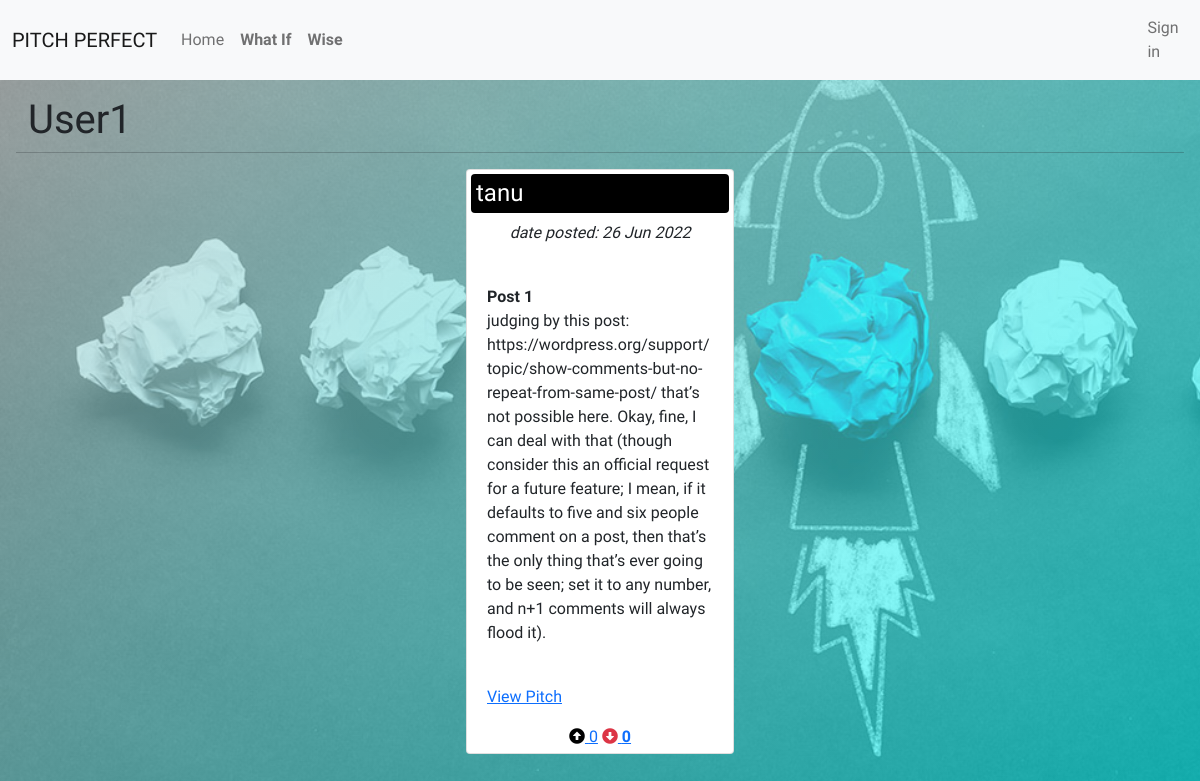
Page /category/1 on the committed database.
### app/models.py (models this page shows, shortened)
class Category(db.Model):
    __tablename__ = 'categories'
    id = db.Column(db.Integer,primary_key = True)
    name = db.Column(db.String(255), unique=True)
    pitch = db.relationship('Pitch',backref = 'category',lazy = "dynamic")

class Pitch(db.Model):
    __tablename__ = 'pitches'
    id = db.Column(db.Integer,primary_key = True)
    title = db.Column(db.String(255))
    content = db.Column(db.String(255))
    posted = db.Column(db.DateTime, index = True, default=datetime.utcnow)
    user_id = db.Column(db.Integer,db.ForeignKey("users.id"))
    category_id = db.Column(db.Integer, db.ForeignKey('categories.id')) #tels alchemy foreign key and is the primary key of roles
    up_vote = db.relationship('UpVote',backref = 'post',lazy = "dynamic")
    comment = db.relationship('Comments',backref = 'post',lazy = "dynamic")
    down_vote = db.relationship('DownVote',backref = 'post',lazy = "dynamic")

class User(UserMixin, db.Model): #arg helps connect  to db
    __tablename__ = 'users' #table name
    id = db.Column(db.Integer, primary_key = True)
    username = db.Column(db.String(255), index = True)
    email = db.Column(db.String(255), unique = True, index = True)
    bio = db.Column(db.String(255))
    profile_pic_path = db.Column(db.String(255))
    pass_secure = db.Column(db.String(255))
    pitch = db.relationship('Pitch',backref = 'user',lazy = "dynamic")
    @property #create write only class property password
    def password(self):
        raise AttributeError('You cannot read the password attribute') #we raise an attribute error to block access to the password property
    @password.setter
    def password(self, password):  #save hash to pass_secure column in database
        self.pass_secure = generate_password_hash(password)

### app/main/views.py (the view)
@main.route('/category/<int:category_id>', methods=['GET', 'POST'])
def get_category(category_id):
    pitches = Pitch.query.filter_by(category_id=category_id).all()
    category = Category.query.get(category_id)
    return render_template('by_category.html', pitches = pitches, category = category)

### app/templates/by_category.html
{% extends 'base.html' %}
{% import 'macros.html' as macro%}
{% block main %}
    <div class="row m-lg-3">
        <h1>{{category.name}}</h1>
        <hr>
        {{macro.displayPitches(pitches)}}
    </div>
{% endblock main %}

### app/templates/macros.html
{% macro displayPitches(pitches) %}
{% for pitch in pitches %}
<div class="col-md-3 mb-3 container">
    <div class="card text-justify p-md-1 h-100">
        <strong>
            <h4 class="card text-white bg-black p-1">{{pitch.user.username}}</h4>
        </strong>
        <em class="text-center p-0.2"> date posted: {{pitch.posted.strftime("%d %b %Y")}}</em>
        <br>
        <div class="card-body">
            <strong>{{pitch.title}}</strong>
            <br>
            <p>{{pitch.content}}</p>
            <br>
            <a href="{{url_for('main.pitch', id = pitch.id)}}">View Pitch</a>
        </div>
        <div class="m-lg-auto">
            <a href="{{url_for('main.upVote', id = pitch.id)}}"><i class="fas fa-arrow-alt-circle-up text-black"></i>
                <span>{{pitch.up_vote.count()}}</span></a>
            <a href="{{url_for('main.downVote', id = pitch.id)}}"> <i
                    class="fas fa-arrow-alt-circle-down text-danger"></i>
                <span><strong>{{pitch.down_vote.count()}}</strong></span></a>
        </div>
    </div>
</div>
<br>
{% endfor %}
{% endmacro %}

### app/static/css/style.css (style rules this page uses)
* { margin: 0; padding: 0; font-family: 'Exo 2', sans-serif; box-sizing: border-box; text-decoration: none; border: none; transition: all .3s linear; }
html { overflow-x: hidden; }
body { background: linear-gradient(135deg, rgba(202, 202, 202, 0.6), rgba(0, 255, 255, 0.600)), url("../img/bgg.jpg"); background-size: cover; }

### rows in the picture
Category: name "User1"
Pitch: user.username "tanu", posted "26 Jun 2022", title "Post 1", content "judging by this post: https://wordpress.org/support/topic/show-comments-but-no-repeat-from-same-post/ that’s not possible here. Okay, fine, I can deal with that (though consider this an official request for a future feature; I mean, if it defaults to five and six people comment on a post, then that’s the only thing that’s ever going to be seen; set it to any number, and n+1 comments will always flood it).", up_vote.count "0", down_vote.count "0"
